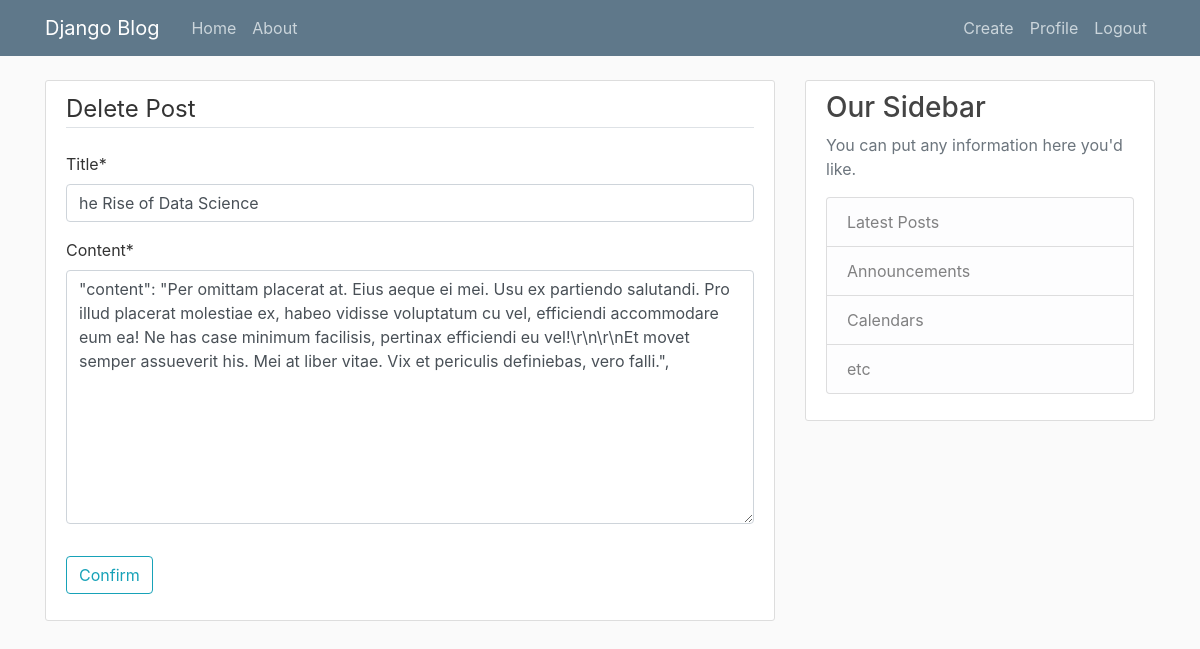
Screenshot of /post/23/update/ (signed in) with the database file from the repository.
### blog/models.py (models this page shows, shortened)
class Post(models.Model):
    title = models.CharField(max_length=100)
    content = models.TextField()
    date_posted = models.DateTimeField(default=timezone.now)
    author = models.ForeignKey(User, on_delete=models.CASCADE)

### blog/views.py (the view, shortened to what this page needs)
# urls.py: path('post/<int:pk>/update/', PostUpdateView.as_view(), name='post-update'),
class PostUpdateView(LoginRequiredMixin, UserPassesTestMixin, UpdateView):
    model = Post
    fields = ['title', 'content']
    def test_func(self):
        post = self.get_object()
        if self.request.user == post.author:
            return True
        return False

### blog/templates/blog/post_form.html (shortened to what this page needs)
{% extends 'blog/base.html' %}
{% load crispy_forms_tags %}
{% block content %}
    <div class="content-section">
        <form method="post">
            <fieldset class="form-group">
                <legend class="border-bottom mb-4">Delete Post</legend>
                {{form | crispy}}
            </fieldset>
            <div class="form-group">
                <button class="btn btn-outline-info" type="submit">Confirm</button>
            </div>
        </form>
    </div>
{% endblock content%}

### blog/static/blog/main.css (style rules this page uses)
body { background: #fafafa; color: #333333; margin-top: 5rem; }
.content-section { background: #ffffff; padding: 10px 20px; border: 1px solid #dddddd; border-radius: 3px; margin-bottom: 20px; }

### rows the page displays
Post: title "he Rise of Data Science", content "\"content\": \"Per omittam placerat at. Eius aeque ei mei. Usu ex partiendo salutandi. Pro illud placerat molestiae ex, habeo vidisse voluptatum cu vel, efficiendi accommodare eum ea! Ne has case minimum facilisis, pertinax efficiendi eu vel!\\r\\n\\r\\nEt movet semper assueverit his. Mei at liber vitae. Vix et periculis definiebas, vero falli.\","
